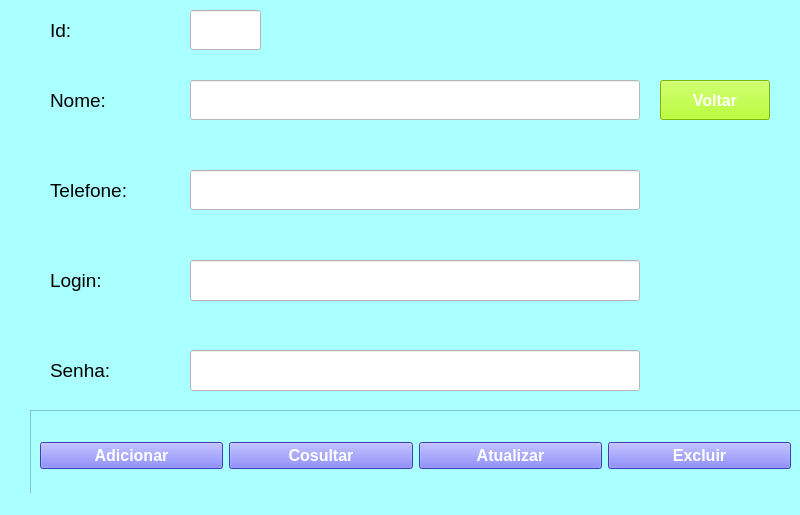
<?xml version="1.0" encoding="UTF-8"?>
<ui version="4.0">
 <class>MainWindow</class>
 <widget class="QMainWindow" name="MainWindow">
  <property name="geometry">
   <rect>
    <x>0</x>
    <y>0</y>
    <width>800</width>
    <height>515</height>
   </rect>
  </property>
  <property name="windowTitle">
   <string>Tela de Usuário</string>
  </property>
  <property name="styleSheet">
   <string notr="true">background-color: rgb(170, 255, 255);</string>
  </property>
  <widget class="QWidget" name="centralwidget">
   <widget class="QLabel" name="lblNome">
    <property name="geometry">
     <rect>
      <x>50</x>
      <y>80</y>
      <width>71</width>
      <height>41</height>
     </rect>
    </property>
    <property name="font">
     <font>
      <family>Arial</family>
      <pointsize>14</pointsize>
     </font>
    </property>
    <property name="text">
     <string>Nome:</string>
    </property>
   </widget>
   <widget class="QLabel" name="lblSenha">
    <property name="geometry">
     <rect>
      <x>50</x>
      <y>350</y>
      <width>71</width>
      <height>41</height>
     </rect>
    </property>
    <property name="font">
     <font>
      <family>Arial</family>
      <pointsize>14</pointsize>
     </font>
    </property>
    <property name="text">
     <string>Senha:</string>
    </property>
   </widget>
   <widget class="QLabel" name="lblLogin">
    <property name="geometry">
     <rect>
      <x>50</x>
      <y>260</y>
      <width>71</width>
      <height>41</height>
     </rect>
    </property>
    <property name="font">
     <font>
      <family>Arial</family>
      <pointsize>14</pointsize>
     </font>
    </property>
    <property name="text">
     <string>Login:</string>
    </property>
   </widget>
   <widget class="QLabel" name="lblTelefone">
    <property name="geometry">
     <rect>
      <x>50</x>
      <y>170</y>
      <width>101</width>
      <height>40</height>
     </rect>
    </property>
    <property name="font">
     <font>
      <family>Arial</family>
      <pointsize>14</pointsize>
     </font>
    </property>
    <property name="text">
     <string>Telefone:</string>
    </property>
   </widget>
   <widget class="QLineEdit" name="txtNome">
    <property name="geometry">
     <rect>
      <x>190</x>
      <y>80</y>
      <width>450</width>
      <height>40</height>
     </rect>
    </property>
    <property name="font">
     <font>
      <family>Arial</family>
      <pointsize>14</pointsize>
     </font>
    </property>
    <property name="styleSheet">
     <string notr="true">background-color: rgb(255, 255, 255);</string>
    </property>
   </widget>
   <widget class="QLineEdit" name="txtTelefone">
    <property name="geometry">
     <rect>
      <x>190</x>
      <y>170</y>
      <width>450</width>
      <height>40</height>
     </rect>
    </property>
    <property name="font">
     <font>
      <family>Arial</family>
      <pointsize>14</pointsize>
     </font>
    </property>
    <property name="styleSheet">
     <string notr="true">background-color: rgb(255, 255, 255);</string>
    </property>
   </widget>
   <widget class="QLineEdit" name="txtLogin">
    <property name="geometry">
     <rect>
      <x>190</x>
      <y>260</y>
      <width>450</width>
      <height>41</height>
     </rect>
    </property>
    <property name="font">
     <font>
      <family>Arial</family>
      <pointsize>14</pointsize>
     </font>
    </property>
    <property name="styleSheet">
     <string notr="true">background-color: rgb(255, 255, 255);</string>
    </property>
   </widget>
   <widget class="QLineEdit" name="txtSenha">
    <property name="geometry">
     <rect>
      <x>190</x>
      <y>350</y>
      <width>450</width>
      <height>41</height>
     </rect>
    </property>
    <property name="font">
     <font>
      <family>Arial</family>
      <pointsize>14</pointsize>
     </font>
    </property>
    <property name="styleSheet">
     <string notr="true">background-color: rgb(255, 255, 255);</string>
    </property>
   </widget>
   <widget class="QPushButton" name="btnVoltar">
    <property name="geometry">
     <rect>
      <x>660</x>
      <y>80</y>
      <width>110</width>
      <height>40</height>
     </rect>
    </property>
    <property name="font">
     <font>
      <family>Arial</family>
      <pointsize>12</pointsize>
      <weight>75</weight>
      <bold>true</bold>
     </font>
    </property>
    <property name="styleSheet">
     <string notr="true">background-color: rgb(170, 255, 0);
color: rgb(255, 255, 255);</string>
    </property>
    <property name="text">
     <string>Voltar</string>
    </property>
   </widget>
   <widget class="QLineEdit" name="txtNome_2">
    <property name="geometry">
     <rect>
      <x>190</x>
      <y>10</y>
      <width>71</width>
      <height>40</height>
     </rect>
    </property>
    <property name="font">
     <font>
      <family>Arial</family>
      <pointsize>14</pointsize>
     </font>
    </property>
    <property name="styleSheet">
     <string notr="true">background-color: rgb(255, 255, 255);</string>
    </property>
   </widget>
   <widget class="QLabel" name="lblNome_2">
    <property name="geometry">
     <rect>
      <x>50</x>
      <y>10</y>
      <width>71</width>
      <height>41</height>
     </rect>
    </property>
    <property name="font">
     <font>
      <family>Arial</family>
      <pointsize>14</pointsize>
     </font>
    </property>
    <property name="text">
     <string>Id:</string>
    </property>
   </widget>
   <widget class="QFrame" name="frame">
    <property name="geometry">
     <rect>
      <x>30</x>
      <y>410</y>
      <width>771</width>
      <height>91</height>
     </rect>
    </property>
    <property name="frameShape">
     <enum>QFrame::StyledPanel</enum>
    </property>
    <property name="frameShadow">
     <enum>QFrame::Raised</enum>
    </property>
    <layout class="QHBoxLayout" name="horizontalLayout">
     <item>
      <widget class="QPushButton" name="btnAdicionar">
       <property name="font">
        <font>
         <family>Arial</family>
         <pointsize>12</pointsize>
         <weight>75</weight>
         <bold>true</bold>
        </font>
       </property>
       <property name="styleSheet">
        <string notr="true">background-color: rgb(85, 85, 255);

color: rgb(255, 255, 255);</string>
       </property>
       <property name="text">
        <string>Adicionar</string>
       </property>
      </widget>
     </item>
     <item>
      <widget class="QPushButton" name="btnConsultar">
       <property name="font">
        <font>
         <family>Arial</family>
         <pointsize>12</pointsize>
         <weight>75</weight>
         <bold>true</bold>
        </font>
       </property>
       <property name="styleSheet">
        <string notr="true">color: rgb(255, 255, 255);
background-color: rgb(85, 85, 255);</string>
       </property>
       <property name="text">
        <string>Cosultar</string>
       </property>
      </widget>
     </item>
     <item>
      <widget class="QPushButton" name="btnAtualizar">
       <property name="font">
        <font>
         <family>Arial</family>
         <pointsize>12</pointsize>
         <weight>75</weight>
         <bold>true</bold>
        </font>
       </property>
       <property name="styleSheet">
        <string notr="true">color: rgb(255, 255, 255);
background-color: rgb(85, 85, 255);</string>
       </property>
       <property name="text">
        <string>Atualizar</string>
       </property>
      </widget>
     </item>
     <item>
      <widget class="QPushButton" name="btnExcluir">
       <property name="font">
        <font>
         <family>Arial</family>
         <pointsize>12</pointsize>
         <weight>75</weight>
         <bold>true</bold>
        </font>
       </property>
       <property name="cursor">
        <cursorShape>PointingHandCursor</cursorShape>
       </property>
       <property name="styleSheet">
        <string notr="true">color: rgb(255, 255, 255);
background-color: rgb(85, 85, 255);</string>
       </property>
       <property name="text">
        <string>Excluir</string>
       </property>
      </widget>
     </item>
    </layout>
   </widget>
  </widget>
  <widget class="QStatusBar" name="statusbar"/>
 </widget>
 <resources/>
 <connections/>
</ui>
